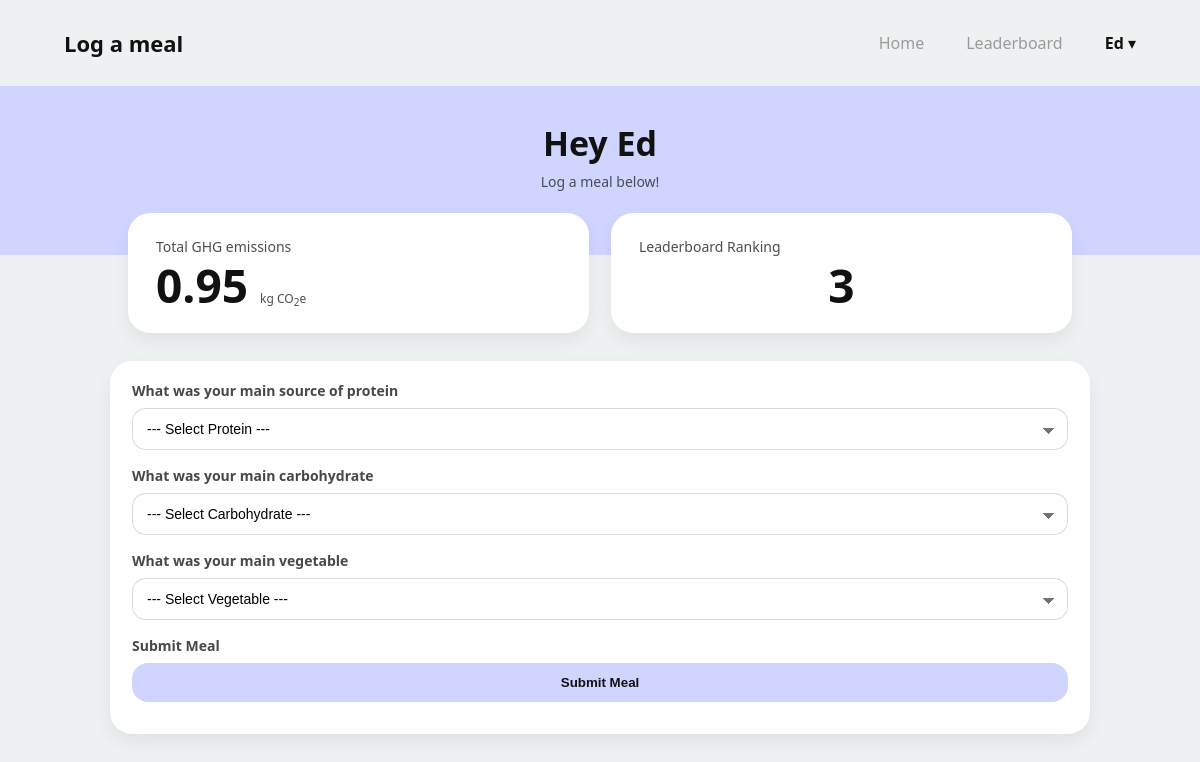
/log_meal (signed in), run on an earlier commit of the app's database.
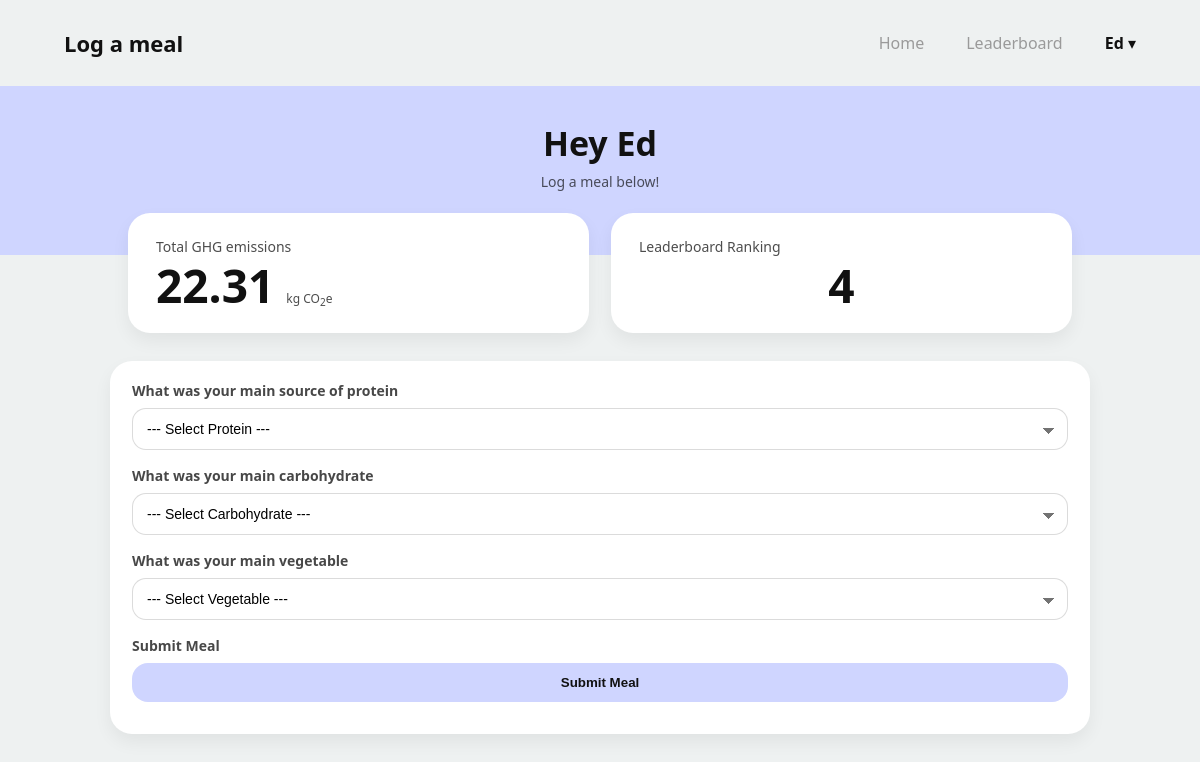
And on a later commit of the database.
### app/models.py (models this page shows, shortened)
class User(db.Model,UserMixin):
    __tablename__ = 'users'
    id: so.Mapped[int] = so.mapped_column(primary_key=True)
    username: so.Mapped[str] = so.mapped_column(sa.String(63), index=True, unique=True)
    email: so.Mapped[str] = so.mapped_column(sa.String(119), index=True, unique=True)
    password_hash: so.Mapped[Optional[str]] = so.mapped_column(sa.String(255))
    weekly_score: so.Mapped[int] = so.mapped_column(sa.Integer, index=True, default=0)
    meals: so.Mapped[list['Meal']] = so.relationship(back_populates='user')
    def get_leaderboard(self):
        leaderboard = []
        for user in User.query.all():
            leaderboard.append((user.weekly_score, user.username))
        leaderboard.sort()
        return leaderboard

### app/routes.py (the view, shortened to what this page needs)
@app.route("/log_meal", methods=["GET", "POST"])
@login_required
def log_meal():
    leaderboard = current_user.get_leaderboard()
    for i in leaderboard:
        if i[1] == current_user.username:
            rank = leaderboard.index(i) + 1
    emissions = current_user.weekly_score
    form = LogMeal()
    return render_template("log_meal.html",
                           form=form,
                           rank=rank,
                           emissions=emissions,
                           user_name=current_user.username)

### app/models.py (called while the page is built)
@login.user_loader
def load_user(id):
    return db.session.get(User, int(id))

### app/templates/log_meal.html (shortened to what this page needs)
{% extends "base.html" %}
{% block styles %}
<link rel="stylesheet" href="{{ url_for('static', filename='css/log_meal.css') }}">
{% endblock %}
{% block content %}
<main class="dash">
    <section class="dash-hero">
        <h1 class="dash-title">{{"Hey " + user_name if user_name else "You are not logged in" }}</h1>
        <p class="dash-subtitle">Log a meal below!</p>
    </section>
    <section class="stats">
        <div class="stat-card">
            <div class="stat-label">Total GHG emissions</div>
            <div class="stat-row">
                <div class="stat-value">{{ emissions|round(2) if emissions else 0 }}</div>
                <div class="stat-unit">kg CO<sub>2</sub>e</div>
            </div>
        </div>
        <div class="stat-card stat-card--right">
            <div class="stat-label">Leaderboard Ranking</div>
            <div class="rank-row">
                <div class="rank-value">{{ rank if rank else 0 }}</div>
            </div>
        </div>
    </section>
    <form action="" method="post" novalidate>
        <p>
            {{ form.protein_selected.label }} <br>
            {{ form.protein_selected }} <br>
        </p>
        <p> {{ form.carb_selected.label }} <br>
            {{ form.carb_selected }} <br>
        <p>
        <p> {{ form.veg_selected.label }} <br>
            {{ form.veg_selected }} <br>
        </p>
        <p> {{ form.submit.label }}
            {{ form.submit }} <br>
        </p>
    </form>
</main>
{% endblock %}

### app/templates/base.html (shortened to what this page needs)
<!DOCTYPE html>
<html lang="en">
<head>
    <link rel="stylesheet" href="{{ url_for('static', filename='css/style.css') }}">
    {% block styles %}{% endblock %}
</head>
<body>
<header class="nav">
    <div class="nav-inner">
        <div class="nav-brand">
            <a href="{{ url_for('log_meal') }}">Log a meal</a>
        </div>
        <nav class="nav-links">
            <a href="{{ url_for('index') }}">Home</a>
            <a href="{{ url_for('leaderboard') }}">Leaderboard</a>
            {% if current_user.is_authenticated %}
            <div class="nav-user-dropdown">
                <button class="dropdown-trigger">
                    <strong>{{ current_user.username }}</strong> ▾
                </button>
            </div>
            {% else %}
            <a href="{{ url_for('login') }}">Login</a>
            <a href="{{ url_for('signup') }}" class="nav-cta">Sign Up</a>
            {% endif %}
        </nav>
    </div>
</header>
{% block content %}
{% endblock %}
</body>
</html>

What changed in the data, as far as the page shows it:
changed User "Hey Ed": weekly_score "0.95" → "22.31"
Also different on the page:
{{ rank if rank else 0 }}: "3" → "4"
